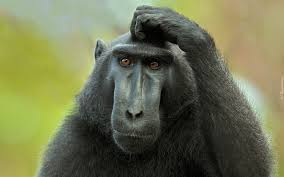
#> input picture lab6/malpa.jpg, 284 x 177 px
$ python lab6_1.py
#> lines starting #> are read from the running program, lines starting #| are printed output that depends on the picture; after the words box and inside, x2 and y2 are one past the last pixel; in counts of white or black regions, pixels touching at a corner belong together
import cv2
import numpy as np


img = cv2.imread("malpa.jpg",cv2.IMREAD_GRAYSCALE)
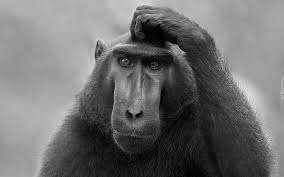
#> img: shape (177, 284); min 0, max 230, mean 111.1
img = cv2.resize(img, (300,300))
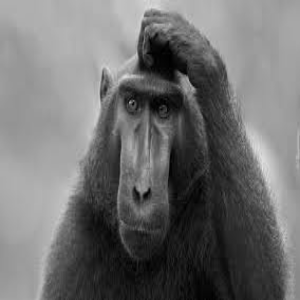
#> img: shape (300, 300); min 0, max 229, mean 111

edges1 = cv2.Canny(img,0,100)
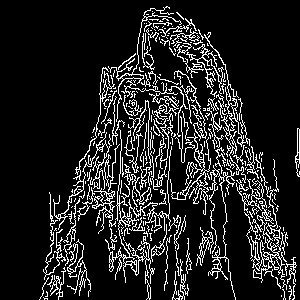
#> edges1: shape (300, 300); 13.2% white in thin lines or dots, all inside (x1, y1, x2, y2) = (39, 6, 300, 300)
edges2 = cv2.Canny(img,100,200)
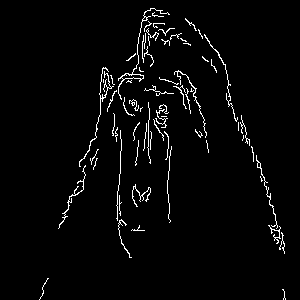
#> edges2: shape (300, 300); 2.8% white in thin lines or dots, all inside (x1, y1, x2, y2) = (39, 8, 286, 300)
edges3 = cv2.Canny(img,200,300)
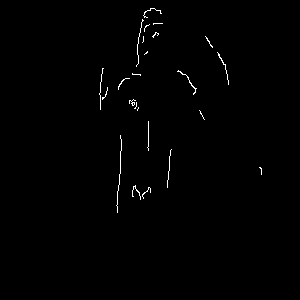
#> edges3: shape (300, 300); 0.64% white in thin lines or dots, all inside (x1, y1, x2, y2) = (99, 8, 262, 213)


combine = np.hstack((img,edges1,edges2,edges3))
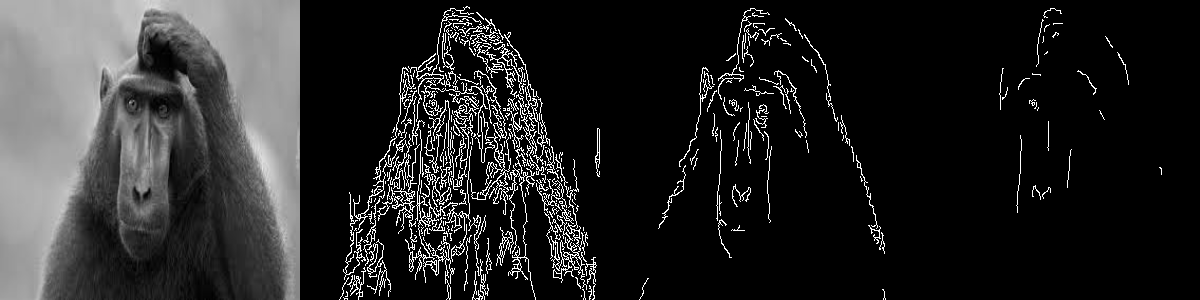
#> combine: shape (300, 1200); min 0, max 255, mean 38.4
cv2.imshow("Canny", combine)
cv2.waitKey(0)

cv2.destroyAllWindows()
